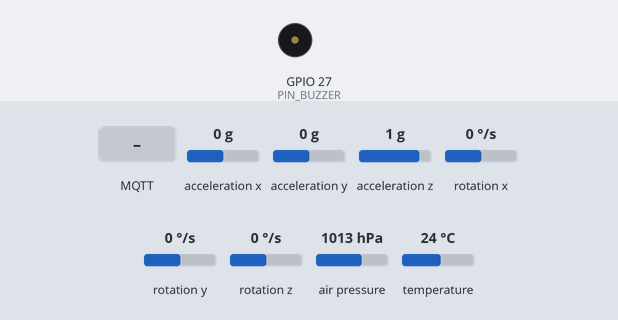
Simulated run of this program. Board: ESP32. Parts: buzzer (waves = sounding, pin HIGH). Inputs (shaded band) come from the test bench; at power-on: acceleration x 0 g, acceleration y 0 g, acceleration z 1 g, rotation x 0 °/s, rotation y 0 °/s, rotation z 0 °/s, air pressure 1013 hPa, temperature 24 °C. WiFi joins after 1.5 s; servers stay silent unless stated; no MQTT or app messages arrive unless stated; what the program prints to the serial monitor is not drawn.

Above: at 1.2 s.
1.3 s: MQTT message "1" arrives on the first subscribed topic
3.0 s: MQTT message "on" arrives on the first subscribed topic
4.5 s: MQTT message "off" arrives on the first subscribed topic
At 10.11 s:
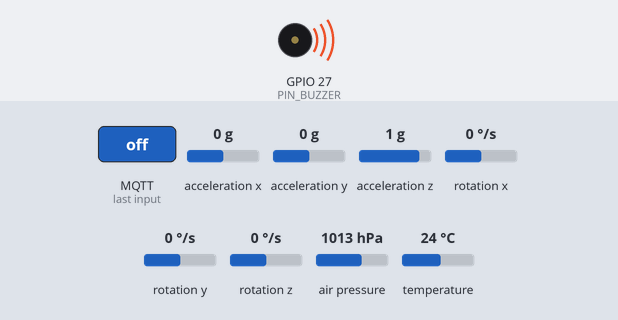
Timing chart, 0 to 11.7 s (numbered marks = the images above; inputs shaded):
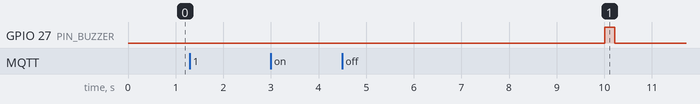

The program:

main.cpp
```cpp
#include <Arduino.h>
#include <Wire.h>
#include <Adafruit_MPU6050.h>
#include <Adafruit_Sensor.h>
#include <Adafruit_BMP085.h>
//LIBRERIAS FREERTOS
#include <freertos/FreeRTOS.h>
#include <freertos/task.h>
#include <freertos/queue.h>

#include "config.h"
#include "red_mqtt.h"

Adafruit_MPU6050 mpu;
Adafruit_BMP085 bmp;

bool mpuOK = false;
bool bmpOK = false;

// Offsets del giroscopio
float offsetGiroX = -0.110f;
float offsetGiroY = -0.019f;
float offsetGiroZ = 0.022f;

// Referencia del acelerómetro
float referenciaAcelX = 0.4051f;
float referenciaAcelY = -0.0946f;
float referenciaAcelZ = 0.6597f;

// Referencia de presión atmosférica
float presionReferencia = 0;

// Estructura con todas las mediciones
struct Mediciones {
  float acelX;
  float acelY;
  float acelZ;

  float giroX;
  float giroY;
  float giroZ;

  float tempMPU;
  float tempBMP;
  int32_t presion;
};

// Estructura para solicitar una publicación MQTT
struct MensajeMQTT {
  char payload[200];
};

// Colas para comunicar las tareas
QueueHandle_t colaMediciones;
QueueHandle_t colaPublicaciones;

// Periodos de ejecución
const TickType_t PERIODO_SENSORES = pdMS_TO_TICKS(100);
const TickType_t PERIODO_PUBLICACION = pdMS_TO_TICKS(200);
// Configuración del buzzer
const int PIN_BUZZER = 27;
const TickType_t PERIODO_BUZZER = pdMS_TO_TICKS(10000);
const TickType_t DURACION_PITIDO = pdMS_TO_TICKS(200);


// ==================================================
// 2. TAREA DE SENSORES
// Lee el MPU6050 y el BMP180 cada 100 ms
// ==================================================

void tareaSensores(void *pvParameters) {

  Mediciones datos = {};

  TickType_t ultimaEjecucion = xTaskGetTickCount();

  for (;;) {

    // Leer MPU6050
    if (mpuOK) {
      sensors_event_t a, g, temp;
      mpu.getEvent(&a, &g, &temp);

      // Aceleración en los tres ejes
      datos.acelX = a.acceleration.x - referenciaAcelX;
      datos.acelY = a.acceleration.y - referenciaAcelY;
      datos.acelZ = a.acceleration.z - referenciaAcelZ;

      // Velocidad angular en los tres ejes
      datos.giroX = g.gyro.x - offsetGiroX;
      datos.giroY = g.gyro.y - offsetGiroY;
      datos.giroZ = g.gyro.z - offsetGiroZ;

      datos.tempMPU = temp.temperature;
    }

    // Leer BMP180
    if (bmpOK) {
      datos.tempBMP = bmp.readTemperature();
      datos.presion = bmp.readPressure();
    }

    // Guardar la última medición disponible
    xQueueOverwrite(colaMediciones, &datos);

    // Esperar hasta la próxima ejecución periódica
    vTaskDelayUntil(
      &ultimaEjecucion,
      PERIODO_SENSORES
    );
  }
}


// ==================================================
// 3. TAREA DE PUBLICACIÓN
// Prepara el mensaje cada 5 segundos
// No accede directamente al cliente MQTT
// ==================================================

void tareaPublicacion(void *pvParameters) {

  Mediciones datos;

  TickType_t ultimaPublicacion = xTaskGetTickCount();

  for (;;) {

    // Esperar 5 segundos entre publicaciones
    vTaskDelayUntil(
      &ultimaPublicacion,
      PERIODO_PUBLICACION
    );

    // Obtener la medición más reciente
    if (xQueuePeek(
          colaMediciones,
          &datos,
          0
        ) == pdTRUE) {

      MensajeMQTT mensaje;

      snprintf(
        mensaje.payload,
        sizeof(mensaje.payload),
        "Acel X:%.2f Y:%.2f Z:%.2f m/s2 | "
        "Giro X:%.2f Y:%.2f Z:%.2f rad/s | "
        "Temp MPU:%.2f C | Temp BMP:%.2f C | "
        "Presion:%ld Pa",
        datos.acelX,
        datos.acelY,
        datos.acelZ,
        datos.giroX,
        datos.giroY,
        datos.giroZ,
        datos.tempMPU,
        datos.tempBMP,
        (long)datos.presion
      );

      // Enviar el mensaje a la tarea de comunicación
      if (xQueueSend(
            colaPublicaciones,
            &mensaje,
            0
          ) != pdTRUE) {

        Serial.println(
          "Cola MQTT llena: mensaje descartado."
        );
      }
    }
  }
}


// ==================================================
// 4. TAREA DE COMUNICACIÓN
// Gestiona Wi-Fi, MQTT y las publicaciones
// ==================================================

void tareaComunicacion(void *pvParameters) {

  MensajeMQTT mensaje;

  // Conectar a Wi-Fi e inicializar MQTT
  setup_wifi();
  setup_mqtt();

  for (;;) {

    // Reconectar si se pierde la conexión
    if (!client.connected()) {
      reconnect_mqtt();
    }

    // Atender la conexión MQTT frecuentemente
    client.loop();

    // Comprobar si hay un mensaje para publicar
    if (xQueueReceive(
          colaPublicaciones,
          &mensaje,
          pdMS_TO_TICKS(10)
        ) == pdTRUE) {

      if (client.connected()) {
        client.publish(
          "prueba/salida",
          mensaje.payload
        );

        Serial.print("Enviando: ");
        Serial.println(mensaje.payload);
      }
    }
  }
}

// ==================================================
// TAREA DEL BUZZER
// Emite un pitido cada 10 segundos
// ==================================================

void tareaBuzzer(void *pvParameters) {

    TickType_t ultimaEjecucion = xTaskGetTickCount();

    for (;;) {

        // Esperar hasta la próxima activación
        vTaskDelayUntil(
            &ultimaEjecucion,
            PERIODO_BUZZER
        );

        // Activar el buzzer
        digitalWrite(PIN_BUZZER, HIGH);

        // Mantener el pitido durante 200 ms
        vTaskDelay(DURACION_PITIDO);

        // Desactivar el buzzer
        digitalWrite(PIN_BUZZER, LOW);
    }
}

//SETUP Inicializa hardware, colas y tareas
void setup() {
  Serial.begin(115200);

  // Inicializar buzzer
  pinMode(PIN_BUZZER, OUTPUT);
  digitalWrite(PIN_BUZZER, LOW);

  Wire.begin(21, 22); //inicializa I2C con pines SDA=21 y SCL=22
  Wire1.begin(25, 26);


// Inicializar MPU6050
  mpuOK = mpu.begin();

  if (mpuOK) {
    mpu.setAccelerometerRange(
      MPU6050_RANGE_8_G
    );

    mpu.setGyroRange(
      MPU6050_RANGE_500_DEG
    );

    mpu.setFilterBandwidth(
      MPU6050_BAND_21_HZ
    );

    Serial.println("MPU6050 encontrado.");
  } else {
    Serial.println("Error MPU6050.");
  }

  // Inicializar BMP180
  bmpOK = bmp.begin(BMP085_ULTRAHIGHRES, &Wire1);

  if (bmpOK) {
    Serial.println("BMP180 encontrado.");
  } else {
    Serial.println("Error BMP180.");
  }

  // Crear cola para la última medición
  colaMediciones = xQueueCreate(
    1,
    sizeof(Mediciones)
  );

  // Crear cola para mensajes pendientes de MQTT
  colaPublicaciones = xQueueCreate(
    3,
    sizeof(MensajeMQTT)
  );

  if (colaMediciones == NULL ||
      colaPublicaciones == NULL) {

    Serial.println("Error creando las colas.");

    while (true) {
      delay(1000);
    }
  }

  // Crear tarea de sensores
  BaseType_t resultado1 = xTaskCreate(
    tareaSensores,
    "Sensores",
    4096,
    NULL,
    2,
    NULL
  );

  // Crear tarea de publicación
  BaseType_t resultado2 = xTaskCreate(
    tareaPublicacion,
    "Publicacion",
    4096,
    NULL,
    1,
    NULL
  );

  // Crear tarea de comunicación
  BaseType_t resultado3 = xTaskCreate(
    tareaComunicacion,
    "Comunicacion",
    6144,
    NULL,
    2,
    NULL
  );

  // Crear tarea del buzzer
  BaseType_t resultado4 = xTaskCreate(
    tareaBuzzer,
    "Buzzer",
    2048,
    NULL,
    1,
    NULL
  );

  if (resultado1 != pdPASS ||
    resultado2 != pdPASS ||
    resultado3 != pdPASS ||
    resultado4 != pdPASS) {

    Serial.println("Error creando alguna tarea.");
  }
}


// LOOP DE ARDUINO
// El trabajo se realiza en las tareas FreeRTO
void loop() {
  vTaskDelay(pdMS_TO_TICKS(1000));
}
```

red_mqtt.h
```cpp
#ifndef RED_MQTT_H
#define RED_MQTT_H

#include <Arduino.h>
#include <PubSubClient.h>

// Declaración global del cliente MQTT para que main.cpp pueda usar .publish()
extern PubSubClient client;

void setup_wifi();
void setup_mqtt();
void reconnect_mqtt();
void mqtt_callback(char* topic, byte* payload, unsigned int length);

#endif
```

red_mqtt.cpp
```cpp
#include "red_mqtt.h"
#include "config.h"
#include <WiFi.h>

// Instanciación de los objetos de red
WiFiClient espClient;
PubSubClient client(espClient);

void setup_wifi() {
  delay(10);
  Serial.println("\nConectando a WiFi...");
  WiFi.begin(WIFI_SSID, WIFI_PASS);

  while (WiFi.status() != WL_CONNECTED) {
    delay(500);
    Serial.print(".");
  }
  Serial.println("\nWiFi conectado.");
}

void mqtt_callback(char* topic, byte* payload, unsigned int length) {
  Serial.print("Mensaje recibido en [");
  Serial.print(topic);
  Serial.print("]: ");
  for (unsigned int i = 0; i < length; i++) {
    Serial.print((char)payload[i]);
  }
  Serial.println();
}

void setup_mqtt() {
  client.setServer(MQTT_HOST, MQTT_PORT);
  client.setCallback(mqtt_callback);
}

void reconnect_mqtt() {
  while (!client.connected()) {
    Serial.print("Intentando conexión MQTT...");
    if (client.connect("ESP32_Prueba")) {
      Serial.println("conectado");
      client.subscribe("prueba/entrada");
    } else {
      Serial.print("falló, rc=");
      Serial.print(client.state());
      Serial.println(" reintentando en 5s");
      delay(5000);
    }
  }
}
```

config.h
```cpp
#ifndef CONFIG_H
#define CONFIG_H

// === Credenciales WiFi ===
#define WIFI_SSID "TP-Link_6032"
#define WIFI_PASS "57194929"

// === Configuración MQTT ===
#define MQTT_HOST "192.168.0.104"
#define MQTT_PORT 1883

#endif
```

Measured:
- after the input at 1.3 s, every drawn part: stays the same
- after the input at 3.0 s, every drawn part: stays the same
